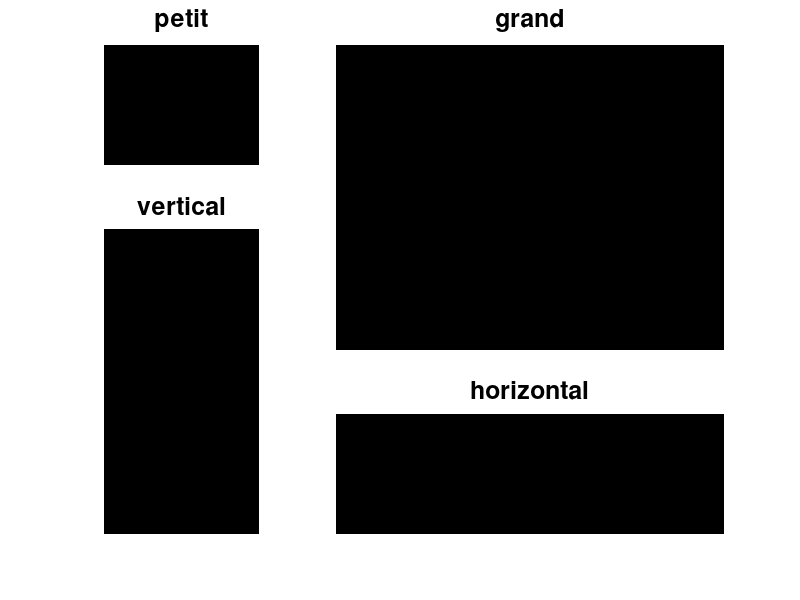

Write MATLAB code to recreate this figure.
subplot(3,3,[2,3,5,6]); image(0);colormap(gray);axis off
title( '\bfgrand', 'fontsize', 18)
subplot(3,3,1); image(0);colormap(gray);axis off
title('\bfpetit', 'fontsize', 18);
subplot(3,3,[4,7]); image(0);colormap(gray);axis off 
title({'\bfvertical'}, 'fontsize', 18);
subplot(3,3,[8,9]); image(0);colormap(gray);axis off 
title({'\bfhorizontal'}, 'fontsize', 18);
